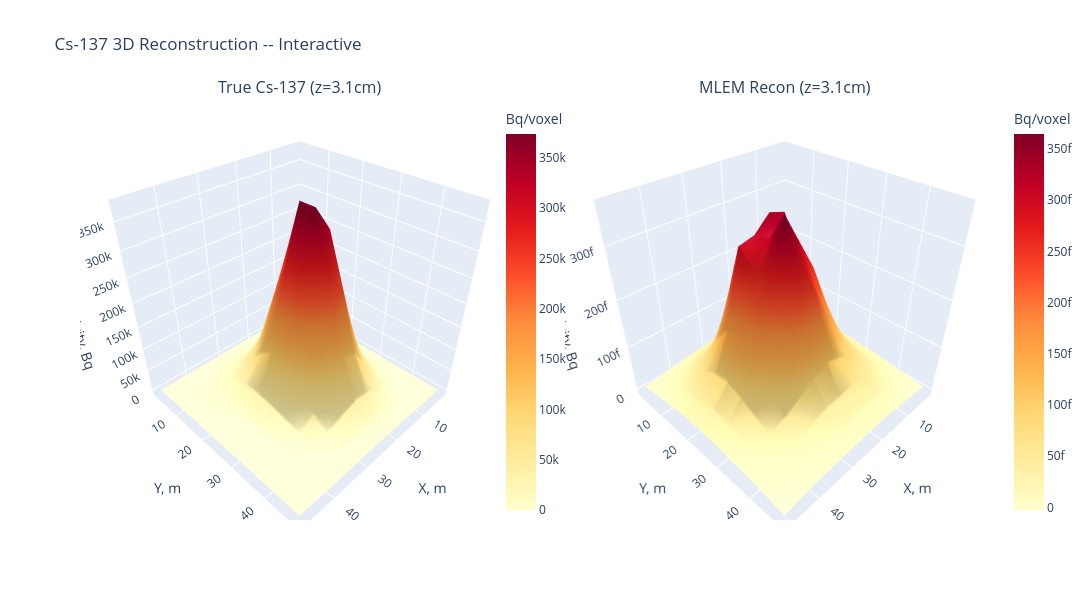

Here is the notebook cell this chart was saved with:
### Markdown cell above
## 6. Interactive 3D Plot -- Plotly

### Code cell
import plotly.graph_objects as go
from plotly.subplots import make_subplots

fig = make_subplots(rows=1, cols=2,
    specs=[[{'type': 'surface'}, {'type': 'surface'}]],
    horizontal_spacing=0.05,
    subplot_titles=(f'True Cs-137 (z={depths_cm[0]:.1f}cm)', f'MLEM Recon (z={depths_cm[0]:.1f}cm)'))

fig.add_trace(go.Surface(x=cx, y=cy, z=Z_true, colorscale='YlOrRd',
    colorbar=dict(title='Bq/voxel', x=0.45), name='True'), row=1, col=1)
fig.add_trace(go.Surface(x=cx, y=cy, z=Z_recon, colorscale='YlOrRd',
    colorbar=dict(title='Bq/voxel', x=1.0), name='Recon'), row=1, col=2)

fig.update_layout(title='Cs-137 3D Reconstruction -- Interactive', width=1200, height=600,
    scene=dict(xaxis_title='X, m', yaxis_title='Y, m', zaxis_title='Activity, Bq'),
    scene2=dict(xaxis_title='X, m', yaxis_title='Y, m', zaxis_title='Activity, Bq'))
fig.show()

### Figure 1 — Plotly figure (JSON) as saved in the notebook; plotly's stock layout.template omitted (floating-point values rounded to 4 significant figures; data arrays with more than 128 entries replaced by an {"elided": "..."} marker saying what was removed)
{"data": [{"colorbar": {"title": {"text": "Bq/voxel"}, "x": 0.45}, "colorscale": [[0, "rgb(255,255,204)"], [0.125, "rgb(255,237,160)"], [0.25, "rgb(254,217,118)"], [0.375, "rgb(254,178,76)"], [0.5, "rgb(253,141,60)"], [0.625, "rgb(252,78,42)"], [0.75, "rgb(227,26,28)"], [0.875, "rgb(189,0,38)"], [1, "rgb(128,0,38)"]], "name": "True", "scene": "scene", "type": "surface", "x": [2.083, 6.25, 10.42, 14.58, 18.75, 22.92, 27.08, 31.25, 35.42, 39.58, 43.75, 47.92], "y": [2.083, 6.25, 10.42, 14.58, 18.75, 22.92, 27.08, 31.25, 35.42, 39.58, 43.75, 47.92], "z": {"elided": "12x12 float values"}}, {"colorbar": {"title": {"text": "Bq/voxel"}, "x": 1}, "colorscale": [[0, "rgb(255,255,204)"], [0.125, "rgb(255,237,160)"], [0.25, "rgb(254,217,118)"], [0.375, "rgb(254,178,76)"], [0.5, "rgb(253,141,60)"], [0.625, "rgb(252,78,42)"], [0.75, "rgb(227,26,28)"], [0.875, "rgb(189,0,38)"], [1, "rgb(128,0,38)"]], "name": "Recon", "scene": "scene2", "type": "surface", "x": [2.083, 6.25, 10.42, 14.58, 18.75, 22.92, 27.08, 31.25, 35.42, 39.58, 43.75, 47.92], "y": [2.083, 6.25, 10.42, 14.58, 18.75, 22.92, 27.08, 31.25, 35.42, 39.58, 43.75, 47.92], "z": {"elided": "12x12 float values"}}], "layout": {"annotations": [{"font": {"size": 16}, "showarrow": false, "text": "True Cs-137 (z=3.1cm)", "x": 0.2375, "xanchor": "center", "xref": "paper", "y": 1, "yanchor": "bottom", "yref": "paper"}, {"font": {"size": 16}, "showarrow": false, "text": "MLEM Recon (z=3.1cm)", "x": 0.7625, "xanchor": "center", "xref": "paper", "y": 1, "yanchor": "bottom", "yref": "paper"}], "height": 600, "scene": {"domain": {"x": [0, 0.475], "y": [0, 1]}, "xaxis": {"title": {"text": "X, m"}}, "yaxis": {"title": {"text": "Y, m"}}, "zaxis": {"title": {"text": "Activity, Bq"}}}, "scene2": {"domain": {"x": [0.525, 1], "y": [0, 1]}, "xaxis": {"title": {"text": "X, m"}}, "yaxis": {"title": {"text": "Y, m"}}, "zaxis": {"title": {"text": "Activity, Bq"}}}, "title": {"text": "Cs-137 3D Reconstruction -- Interactive"}, "width": 1200}}
